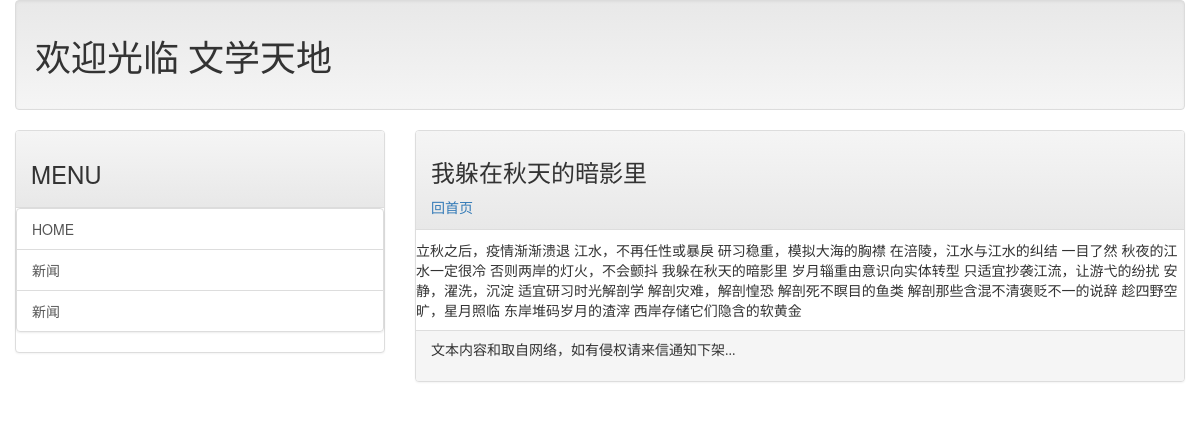
Screenshot of /post/two-post/ with the database file from the repository.
### mainsite/models.py (models this page shows, shortened)
class Post(models.Model):
    title = models.CharField(max_length=200)
    slug = models.CharField(max_length=200)
    body = models.TextField()
    pub_date = models.DateTimeField(default=timezone.now)
    class Meta:
        ordering = ('pub_date',)

### mainsite/views.py (the view)
# urls.py: path('post/<slug:slug>/', showpost)
def showpost(request, slug):
    try:
        post = Post.objects.get(slug=slug)
        context = {'post': post}
        if post != "None":
            return render(request, 'post.html', context)
    except:
        return redirect('/')

### templates/post.html (shortened to what this page needs)
{% extends 'base.html' %}
{% load markdown_deux_tags %}
{% block headmessage %}
    <h3 style="font-family:微软雅黑;">{{ post.title }}</h3>
    <a style="font-family:微软雅黑;" href="/">回首页</a>
{% endblock %}
{% block content %}
    <p style="font-family:微软雅黑;font-size:12px;letter-spacing:2px;">
        {{ post.body | markdown}}
    </p>
{% endblock %}

### rows the page displays
Post: title "我躲在秋天的暗影里", body "立秋之后，疫情渐渐溃退 江水，不再任性或暴戾 研习稳重，模拟大海的胸襟 在涪陵，江水与江水的纠结 一目了然 秋夜的江水一定很冷 否则两岸的灯火，不会颤抖 我躲在秋天的暗影里 岁月辎重由意识向实体转型 只适宜抄袭江流，让游弋的纷扰 安静，濯洗，沉淀 适宜研习时光解剖学 解剖灾难，解剖惶恐 解剖死不瞑目的鱼类 解剖那些含混不清褒贬不一的说辞 趁四野空旷，星月照临 东岸堆码岁月的渣滓 西岸存储它们隐含的软黄金"
